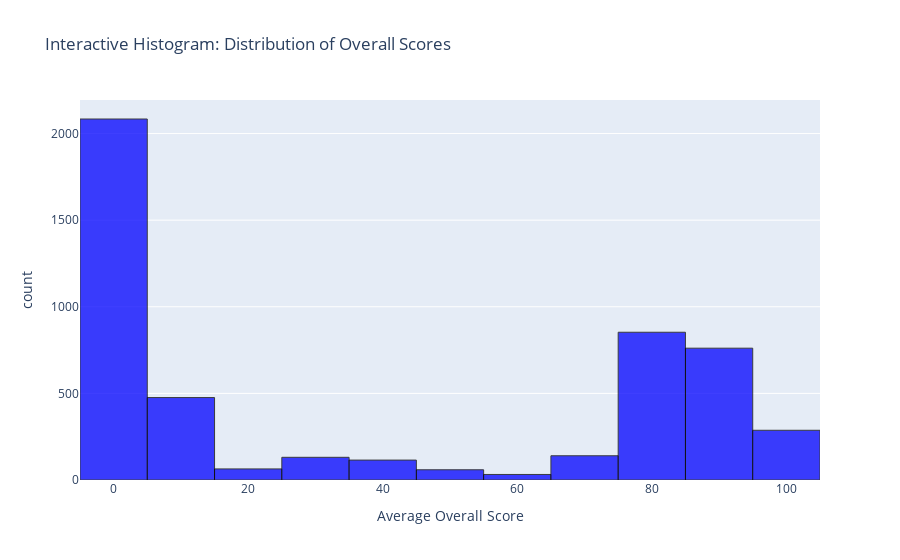

Notebook code for this chart:
### Code cell
# Compute average overall score per user
avg_scores = df.groupby('user_id')['overall_score'].mean().reset_index()

# Create an interactive histogram
fig = px.histogram(avg_scores, x="overall_score", nbins=20, 
                   title="Interactive Histogram: Distribution of Overall Scores",
                   labels={"overall_score": "Average Overall Score", "count": "Number of Learners"},
                   opacity=0.75, color_discrete_sequence=["blue"])

# Customize hover info
fig.update_traces(marker_line_width=1, marker_line_color="black", hoverinfo="x+y")

# Show interactive plot
fig.show();

### Figure 1 — Plotly figure (JSON) as saved in the notebook; plotly's stock layout.template omitted (floating-point values rounded to 4 significant figures; data arrays with more than 128 entries replaced by an {"elided": "..."} marker saying what was removed)
{"data": [{"alignmentgroup": "True", "bingroup": "x", "hoverinfo": "x+y", "hovertemplate": "Average Overall Score=%{x}<br>count=%{y}<extra></extra>", "legendgroup": "", "marker": {"color": "blue", "line": {"color": "black", "width": 1}, "opacity": 0.75, "pattern": {"shape": ""}}, "name": "", "nbinsx": 20, "offsetgroup": "", "orientation": "v", "showlegend": false, "type": "histogram", "x": {"elided": "5002 float values"}, "xaxis": "x", "yaxis": "y"}], "layout": {"barmode": "relative", "legend": {"tracegroupgap": 0}, "title": {"text": "Interactive Histogram: Distribution of Overall Scores"}, "xaxis": {"anchor": "y", "domain": [0, 1], "title": {"text": "Average Overall Score"}}, "yaxis": {"anchor": "x", "domain": [0, 1], "title": {"text": "count"}}}}
